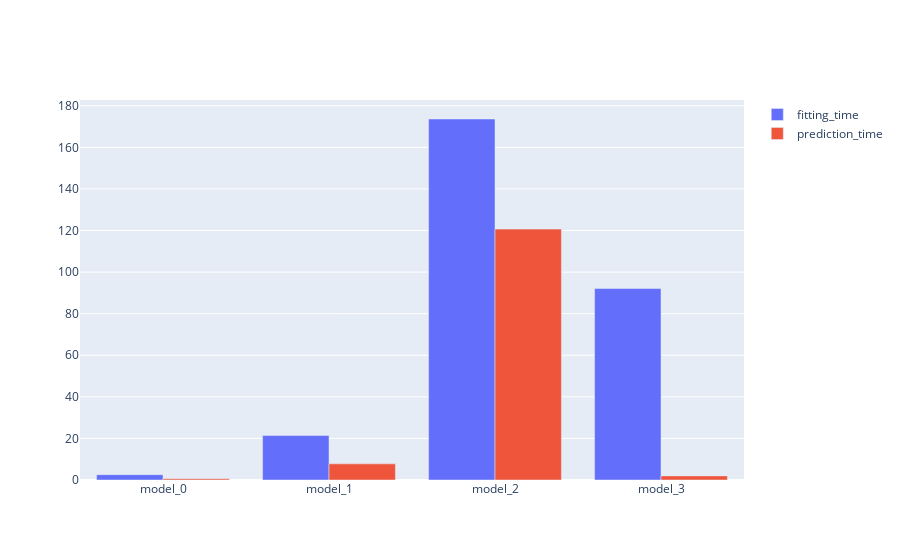

Notebook code for this chart:
### Code cell
fig = go.Figure()
fig.add_trace(go.Bar(x=data['model'], y=data['fitting_time'], name = 'fitting_time'))
fig.add_trace(go.Bar(x=data['model'], y=data['prediction_time'], name = 'prediction_time'))
fig.show()

### Figure 1 — Plotly figure (JSON) as saved in the notebook; plotly's stock layout.template omitted (floating-point values rounded to 4 significant figures)
{"data": [{"name": "fitting_time", "type": "bar", "x": ["model_0", "model_1", "model_2", "model_3"], "y": [2.562, 21.37, 173.6, 92.08]}, {"name": "prediction_time", "type": "bar", "x": ["model_0", "model_1", "model_2", "model_3"], "y": [0.5854, 7.76, 120.7, 1.977]}], "layout": {}}
